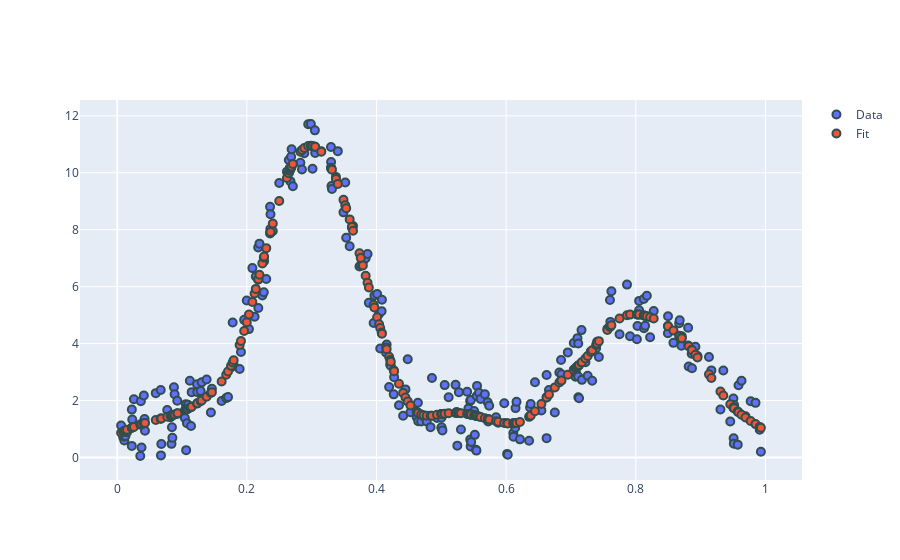

Write notebook code for a chart like this one.
### Markdown cell above
**Test for  Multi Peak Data**

### Code cell
import numpy as np
from stareg.star_model import StarModel
x = np.random.random(250)
x.sort()
noise = np.random.random(250)*1.25
y_true = 10*np.exp(-(x-0.3)**2 / 0.01 ) + 4*np.exp(-(x-0.8)**2/0.01)
y = y_true + noise*2
n_param = 25
descr = ( ("s(1)", "multi-peak", n_param, (0.1, 1000), "equidistant"), )
M = StarModel(description=descr)
M.fit(X=x.reshape(-1,1), y=y, plot_=True)

### Figure 1 — Plotly figure (JSON) as saved in the notebook; plotly's stock layout.template omitted (floating-point values rounded to 4 significant figures; data arrays with more than 128 entries replaced by an {"elided": "..."} marker saying what was removed)
{"data": [{"marker": {"line": {"color": "DarkSlateGrey", "width": 2}, "size": 8}, "mode": "markers", "name": "Data", "type": "scatter", "x": {"elided": "250 float values"}, "y": {"elided": "250 float values"}}, {"marker": {"line": {"color": "DarkSlateGrey", "width": 2}, "size": 8}, "mode": "markers", "name": "Fit", "type": "scatter", "x": {"elided": "250 float values"}, "y": {"elided": "250 float values"}}], "layout": {"autosize": true, "xaxis": {"autorange": true, "range": [-0.0543, 1.053], "type": "linear"}, "yaxis": {"autorange": true, "range": [-0.8732, 12.64], "type": "linear"}}}
